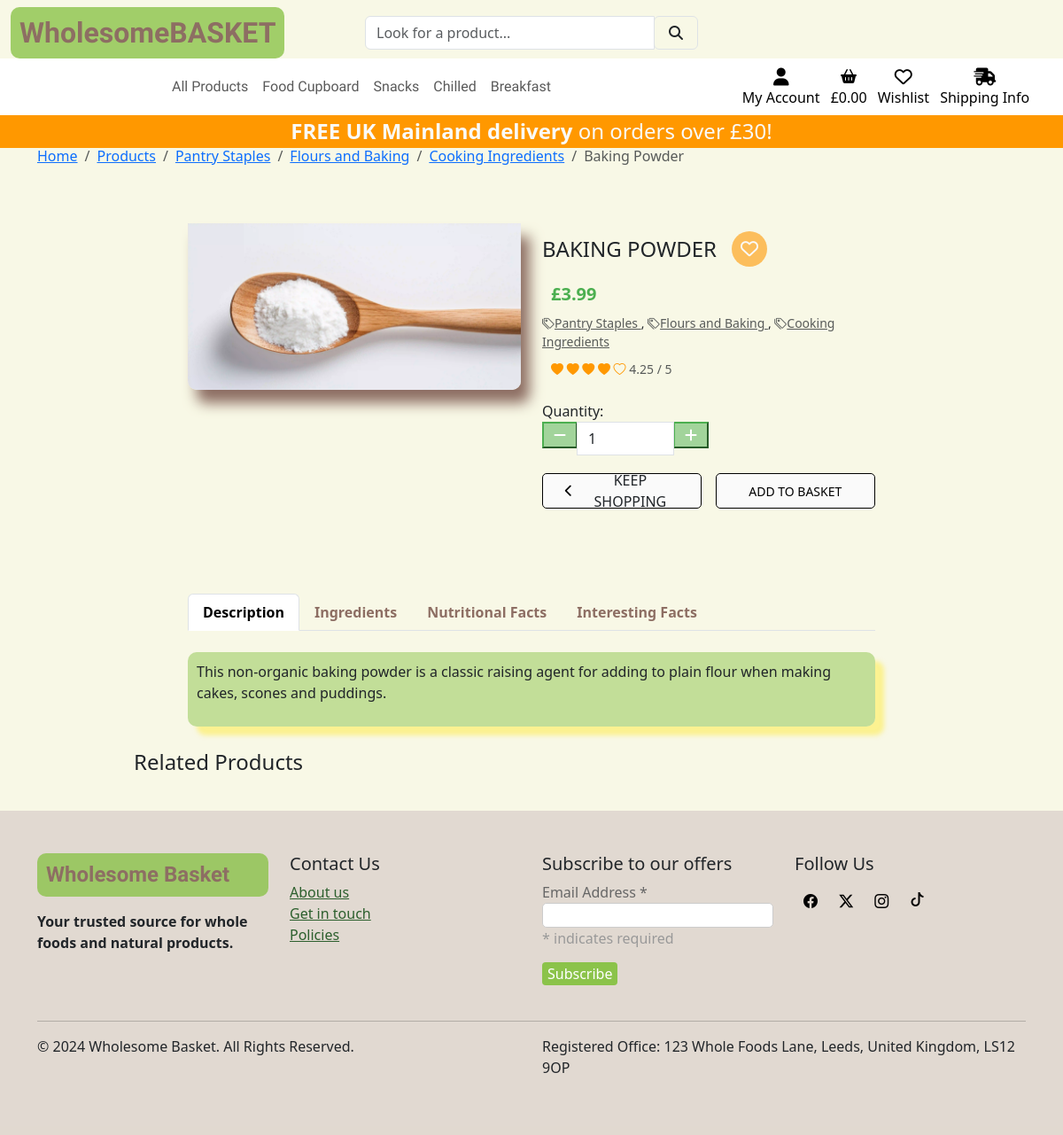
Screenshot of /products/2/ with the database file from the repository.
### products/models.py (models this page shows, shortened)
class Category(models.Model):
    class Meta:
        verbose_name_plural = 'Categories'
    name = models.CharField(max_length=254)
    friendly_name = models.CharField(max_length=254, null=True, blank=True)
    image = models.ImageField(upload_to='categories/', null=True, blank=True)

class Product(models.Model):
    category = models.ManyToManyField('Category', related_name='products')
    sku = models.CharField(max_length=254, null=True, blank=True)
    name = models.CharField(max_length=254)
    description = models.TextField()
    price = models.DecimalField(max_digits=6, decimal_places=2, default=0.00)
    ingredients = models.TextField()
    rating = models.DecimalField(max_digits=6, decimal_places=2, null=True, blank=True)
    image = models.ImageField(null=True, blank=True)
    size = models.CharField(max_length=254, null=True, blank=True)

### products/views.py (the view)
# urls.py: path('<int:product_id>/', views.product_detail, name='product_detail'),
def product_detail(request, product_id):
    product = get_object_or_404(Product, pk=product_id)
    categories = product.category.all()
    nutritional_facts = product.nutritional_facts.all()
    related_products = product.related_products.all()
    fast_facts = product.fast_facts.all()
    context = {
        'product': product,
        'categories': categories,
        'nutritional_facts': nutritional_facts,
        'related_products': related_products,
        'interesting_facts': fast_facts,
    }
    return render(request, 'products/product_detail.html', context)

### basket/contexts.py (called while the page is built, shortened)
def basket_contents(request):
    basket_items = []
    total = 0
    product_count = 0
    basket = request.session.get('basket', {})
    if total < settings.FREE_SHIPPING_THRESHOLD:
        shipping = total * Decimal(settings.STANDARD_SHIPPING_PERCENTAGE / 100)
        free_shipping_delta = settings.FREE_SHIPPING_THRESHOLD - total
    else:
        shipping = 0
        free_shipping_delta = 0
    grand_total = shipping + total
    context = {
        'basket_items': basket_items,
        'total': total,
        'product_count': product_count,
        'shipping': shipping,
        'free_shipping_delta': free_shipping_delta,
        'free_shipping_threshold': settings.FREE_SHIPPING_THRESHOLD,
        'grand_total': grand_total,
    }
    return context

### products/templates/products/product_detail.html (shortened to what this page needs)
{% extends "base.html" %}
{% load static %}
{% block page_header %}
<div class="container header-container">
    <div class="row">
        <div class="col">
            <nav aria-label="breadcrumb">
                <ol class="breadcrumb">
                    <li class="breadcrumb-item"><a href="{% url 'homepage' %}">Home</a></li>
                    <li class="breadcrumb-item"><a href="{% url 'products' %}">Products</a></li>
                    {% for category in categories %}
                    <li class="breadcrumb-item"><a href="{% url 'products' %}?category={{ category.name }}">{{ category.friendly_name }}</a></li>
                    {% endfor %}
                    <li class="breadcrumb-item active" aria-current="page">{{ product.name }}</li>
                </ol>
            </nav>
        </div>
    </div>
</div>
{% endblock %}
{% block content %}
<div class="overlay"></div>
<div class="container-fluid">
    <div class="row">
        <div class="col-12 col-md-6 col-lg-4 offset-lg-2">
            <div class="image-container my-5">
                {% if product.image %}
                <a href="#">
                    <img class="card-img-top img-fluid main-image" src="{{ product.image.url }}"
                        alt="{{ product.name }}">
                </a>
                {% else %}
                <a href="">
                    <img class="card-img-top img-fluid" src="{{ MEDIA_URL }}noimage.jpg" alt="{{ product.name }}">
                </a>
                {% endif %}
            </div>
        </div>
        <div class="col-12 col-md-6 col-lg-4">
            <div class="product-details-container mb-5 mt-md-5">
                <div class="product-name-box d-flex align-items-center">
                    <h4 class="mb-0">{{ product.name|upper }}</h4>
                    <a class="btn btn-lg wishlist-icon" href="{% url 'add_to_wishlist' product.id %}"><i class=" wishlist-icon far fa-heart"></i></a>
                </div>
                {% if product.price %}
                <h5 class="product-price">£{{ product.price }}</h5>
                {% endif %}
                {% if product.category.exists %}
                <p class="small mt-1 mb-0">
                    {% for category in product.category.all %}
                    <a class="text-muted" href="{% url 'products' %}?category={{ category.name }}">
                        <i class="bi bi-tags"></i>{{ category.friendly_name }}
                    </a>
                    {% if not forloop.last %}, {% endif %}
                    {% endfor %}
                </p>
                {% endif %}
                {% if product.rating %}
                <small class="text-muted">
                    <div class="rating">
                        {% for i in "12345" %}
                        {% if forloop.counter <= product.rating %} <i class="bi bi-heart-fill"></i>
                            {% else %}
                            <i class="bi bi-heart"></i>
                            {% endif %}
                            {% endfor %}
                            {{ product.rating }} / 5
                    </div>
                </small>
                {% else %}
                <small class="text-muted">No Rating</small>
                {% endif %}
                <div class="manage-buttons">
            </div>
                <form class="form" action="{% url 'add_to_basket' product.id %}" method="POST">
                    <div class="form-group">
                        <label for="quantity">Quantity:</label>
                        <div class="input-group w-50">
                            <div class="input-group-prepend">
                                <button type="button" class="pigment-green-btn rounded-0 decrement-qty" data-item_id="{{ product.id }}" id="decrement-qty_{{ product.id }}">
                                    <span class="icon"><i class="fas fa-minus"></i></span>
                                </button>
                            </div>
                            <input id="quantity_{{ product.id }}" class="form-control qty_input" type="number" name="quantity" value="1" min="1" max="99" data-item_id="{{ product.id }}">
                            <div class="input-group-append">
                                <button type="button" class="pigment-green-btn rounded-0 increment-qty" data-item_id="{{ product.id }}" id="increment-qty_{{ product.id }}">
                                    <span class="icon"><i class="fas fa-plus"></i></span>
                                </button>
                            </div>
                        </div>
                    </div>
                    <div class="button-row">
                        <a href="{% url 'products' %}" class="btn-link-as-button seasalt-btn">
                            <span class="icon">
                                <i class="fas fa-chevron-left"></i>
                            </span>
                            <span class="btn text-uppercase cinereous">Keep Shopping</span>
                        </a>
                        <button type="submit" class="btn-link-as-button seasalt-btn">
                            <span class="text-uppercase">Add to Basket</span>
                        </button>
                    </div>
                </form>
            </div>
        </div>
    </div>
    <div class="row mt-5">
        <div class="col-12 col-md-8 offset-md-2">
            <ul class="nav nav-tabs custom-tabs" id="productTabs" role="tablist">
                <li class="nav-item" role="presentation">
                    <button class="nav-link active" id="description-tab" data-bs-toggle="tab"
                        data-bs-target="#description" type="button" role="tab" aria-controls="description"
                        aria-selected="true">Description</button>
                </li>
                <li class="nav-item" role="presentation">
                    <button class="nav-link" id="ingredients-tab" data-bs-toggle="tab" data-bs-target="#ingredients"
                        type="button" role="tab" aria-controls="ingredients" aria-selected="false">Ingredients</button>
                </li>
                <li class="nav-item" role="presentation">
                    <button class="nav-link" id="nutritional-tab" data-bs-toggle="tab" data-bs-target="#nutritional"
                        type="button" role="tab" aria-controls="nutritional" aria-selected="false">Nutritional
                        Facts</button>
                </li>
                <li class="nav-item" role="presentation">
                    <button class="nav-link" id="interesting-facts-tab" data-bs-toggle="tab"
                        data-bs-target="#interesting-facts" type="button" role="tab" aria-controls="interesting-facts"
                        aria-selected="false">Interesting Facts</button>
                </li>
            </ul>
            <div class="tab-content mt-4" id="productTabsContent">
                <div class="tab-pane fade show active product-description" id="description" role="tabpanel"
                    aria-labelledby="description-tab">
                    <p>{{ product.description }}</p>
                </div>
            </div>
        </div>
    </div>
    {% if product.related_products %}
    <div class="container">
        <div class="row">
            <div class="col-12">
                <h4 class="mb-4 offset-lg-1 p-3">Related Products</h4>
            </div>
        </div>
    </div>
    {% endif %}
</div>
{% endblock %}

### static/css/base.css (style rules this page uses)
html { height: 100%; }
body { background: url('/media/backgroud-food-spices.webp') no-repeat center center fixed; background-size: cover; height: calc(100vh - 164px); color: #FAFAFA; font-family: "Raleway", sans-serif; }
.icon { align-items: center; display: inline-flex; justify-content: center; height: 1.5rem; width: 1.5rem; }
.product-price { color: #4CAF50ff; font-weight: bold; margin: 10px; }
.overlay { height: 100%; width: 100%; top: 0; left: 0; position: fixed; background: rgba(245, 245, 220, 0.7); z-index: -1; }
.wishlist-icon { background-color: rgba(255, 152, 0, 0.6); padding: 10px; border-radius: 50%; display: inline-flex; align-items: center; justify-content: center; color: #FAFAFAff; }
.main-image { border-radius: 10px; box-shadow: 10px 15px 15px rgba(141, 110, 99, 1); }
.rating { margin: 10px; }
.pigment-green-btn { background-color: rgba(76, 175, 80, 0.5); border-color: #4CAF50; color: #fff; }
.btn-link-as-button { display: inline-flex; align-items: center; justify-content: center; padding: 10px 20px; border: none; border-radius: 5px; text-decoration: none; font-size: 14px; transition: background-color 0.3s ease, color 0.3s ease; width: 48%; text-align: center; height: 40px; }
.seasalt-btn, #cancel-btn { background-color: #FAFAFA; color: black; border: 1px solid black; }
.button-row { display: flex; justify-content: space-between; align-items: center; gap: 10px; margin-top: 20px; }
.custom-tabs .nav-link { color: #8D6E63ff; font-weight: bold; }
.custom-tabs .nav-link.active { color: #8D6E63ff; border: 1px solid #8D6E63ff; }
#description, #ingredients, #nutritional, #interesting-facts { background-color: rgba(139, 195, 74, 0.5); padding: 10px; margin-bottom: 10px; border-radius: 10px; box-shadow: 10px 10px 5px rgba(255, 235, 59, 0.5); }
.bi.bi-heart-fill { color: rgba(255, 152, 0, 1); }
.bi.bi-heart { color: rgba(255, 152, 0, 1); }
.manage-buttons { padding: 5px; margin: 5px; }
@media (min-width: 992px) { .header-container { padding-top: 164px; } }

### rows the page displays
Category: friendly_name "Pantry Staples"
Category: friendly_name "Flours and Baking"
Category: friendly_name "Cooking Ingredients"
Product: name "Baking Powder", image (picture), name "BAKING POWDER", price "3.99", rating "4.25", description "This non-organic baking powder is a classic raising agent for adding to plain flour when making cakes, scones and puddings."

### other values shown
{{ free_shipping_threshold }} "30"
